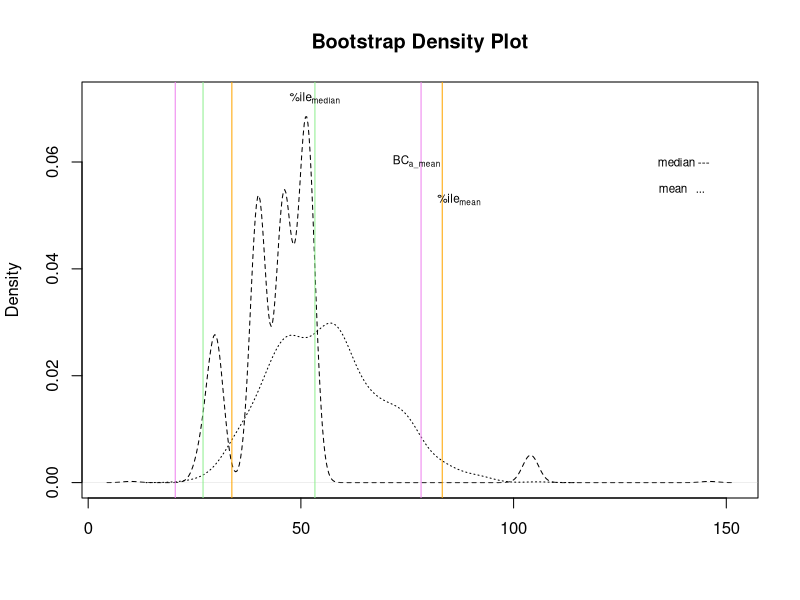

The R script that drew this image:
## ---- chunk 1
survival_times <- c(10, 27, 30, 40, 46, 51, 52, 104, 146)
sample_median <- median(survival_times)
seed <- 7
B1 <- 1000
B2 <- 50
n <- 9
## ---- chunk 2
bootstrap_fn <- function(estimate = "median", meth = "percentile") {
  #taking 1st level boot
  survival_boot <- sample(survival_times, n, replace = TRUE)
  
  if (estimate == "median") {
    est_boot <- median(survival_boot)
    if (meth == "percentile") {
      return(est_boot)
    } else if (meth == "bca") {
      sample_est <- median(survival_times)
      #taking 2nd level boot
      est_boot2 <- replicate(B2, {
        survival_boot2 <- sample(survival_boot, n, replace = TRUE)
        median(survival_boot2)
        })
    }
  } else if (estimate == "mean") {
    est_boot <- mean(survival_boot)
    if (meth == "percentile") {
      return(est_boot)
    } else if (meth == "bca") {
      sample_est <- mean(survival_times)
      #taking 2nd level boot
      est_boot2 <- replicate(B2, {
        survival_boot2 <- sample(survival_boot, n, replace = TRUE)
        mean(survival_boot2)
        })
    }
  }

  se_boot <- sd(est_boot2)
  t_boot <- (est_boot - sample_est) / se_boot
  
  result_list <- list(r = est_boot, t = t_boot)

  return(result_list)
}
## ---- chunk 3
set.seed(seed)
res = sapply(1:B1, function(.){bootstrap_fn(estimate = "median", meth = "bca")})
ses <- unlist(res[1,])
tbs <- unlist(res[2,])

se_median <- sd(ses) #bootstrap estimate of the SE
lower <- sample_median - quantile(tbs,.975)*se_median
upper <- sample_median - quantile(tbs,.025)*se_median
#c(lower,upper)
## ---- chunk 4
set.seed(seed)
res_median = sapply(1:B1, function(.){bootstrap_fn(estimate = "median", meth = "percentile")})
c(quantile(res_median,.025),quantile(res_median,.975))
## ---- chunk 5
set.seed(seed)
res_mean = sapply(1:B1, function(.){bootstrap_fn(estimate = "mean", meth = "percentile")})
c(quantile(res_mean,.025),quantile(res_mean,.975))
## ---- chunk 6
plot(density(res_median), 
     ylim = range(density(res_median)$y, 
                  density(ses)$y), 
     lty = 'dashed',
     main = "Bootstrap Density Plot",
     xlab = '')
lines(density(res_mean), lty = 'dotted')

abline(v=quantile(res_mean,.025),col="orange")
abline(v=quantile(res_mean,.975),col="orange")
text(quantile(res_mean,.975)+4, 0.053,expression(paste("%", ile[mean])), cex=0.7)

abline(v=quantile(res_median,.025),col="lightgreen")
abline(v=quantile(res_median,.975),col="lightgreen")
text(quantile(res_median,.975), 0.072,expression(paste("%", ile[median])), cex=0.7)

abline(v=quantile(lower,.025),col="violet")
abline(v=quantile(upper,.975),col="violet")
text(quantile(upper,.975)-1, 0.06, expression(BC[a_mean]), cex=0.7)


text(140, 0.06, "median ---", cex=0.7)
text(139.5, 0.055, "mean   ...", cex=0.7)
